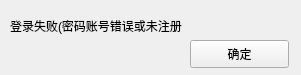
<?xml version="1.0" encoding="UTF-8"?>
<ui version="4.0">
 <class>loginFail</class>
 <widget class="QWidget" name="loginFail">
  <property name="geometry">
   <rect>
    <x>0</x>
    <y>0</y>
    <width>301</width>
    <height>75</height>
   </rect>
  </property>
  <property name="windowTitle">
   <string>Form</string>
  </property>
  <widget class="QPushButton" name="loginFailButton">
   <property name="geometry">
    <rect>
     <x>190</x>
     <y>40</y>
     <width>99</width>
     <height>28</height>
    </rect>
   </property>
   <property name="text">
    <string>确定</string>
   </property>
  </widget>
  <widget class="QLabel" name="loginFailLabel">
   <property name="geometry">
    <rect>
     <x>10</x>
     <y>10</y>
     <width>231</width>
     <height>31</height>
    </rect>
   </property>
   <property name="text">
    <string>登录失败(密码账号错误或未注册</string>
   </property>
  </widget>
 </widget>
 <resources/>
 <connections/>
</ui>
